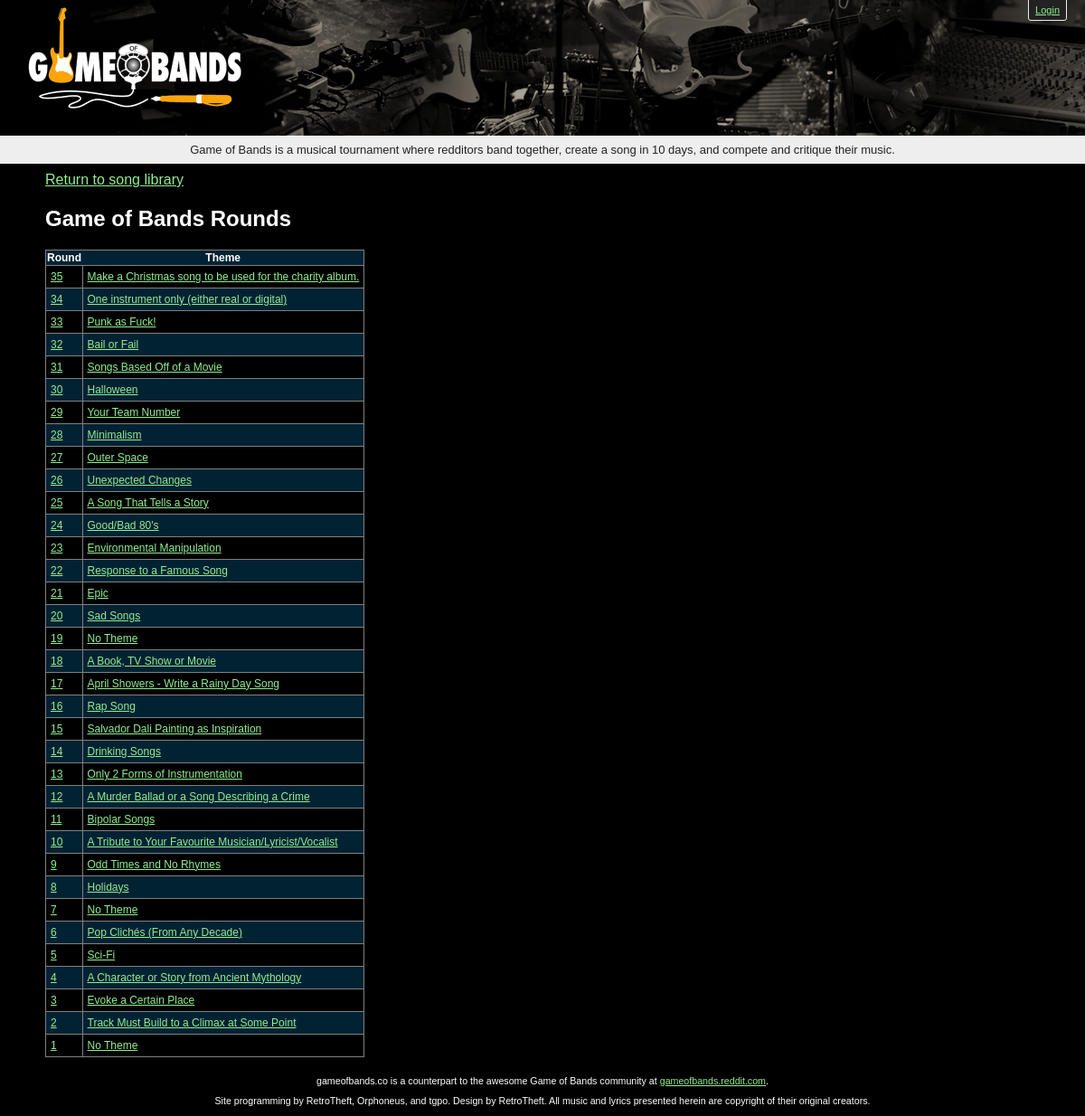
The page /all_rounds on the database its author committed.
### tables this page shows
CREATE TABLE IF NOT EXISTS `rounds` (
  `number` int(3) NOT NULL,
  `theme` varchar(100) DEFAULT NULL,
  `signupID` text NOT NULL,
  `musiciansSignupID` text NOT NULL,
  `lyricistsSignupID` text NOT NULL,
  `vocalistSignupID` text NOT NULL,
  `consolidationID` text NOT NULL,
  `themeID` text NOT NULL,
  `songvotingthreadID` text NOT NULL
);

### src/query.php (the view, shortened to what this page needs)
<?php
function a_round($number,$name) {
  return "<a class='round' href='/round/".$number."'>".$name."</a>";
}

### src/view_rounds.php (shortened to what this page needs)
<aside id="otherviews">
  <a href='/index.php' class="returnhome">Return to song library</a>
</aside>
<h2>Game of Bands Rounds</h2>
<section id="roundlist">
<?php
  require_once('query.php');
  $db     = database_connect();
  $rounds = $db->query('SELECT * FROM rounds ORDER by number DESC');
	echo "<table id='roundtable'>";
	echo "<thead><tr><th>Round</th><th>Theme</th></tr></thead><tbody>";
	foreach ($rounds as $row) {
		echo "<tr>";
	  echo "<td class='round'>".a_round($row['number'],$row['number'])."</td>";
	  echo "<td class='theme'>".a_round($row['number'],$row['theme'] )."</td>";
	  echo "</tr>";
	}
	echo "</table></tbody>";
?>
</section>

### stylesheet.css (style rules this page uses)
body { margin: 0px; background-color: black; font-family: avenir next, lucida-grande, verdana, sans-serif; color: white; }
table { font-size: 9pt; }
table, tr, td { border:1px solid grey; border-collapse:collapse; }
thead th, tr:nth-child(even) { background-color:#023; }
tr:nth-child(odd) { background-color:#000; }
td { padding: 5px; }
a { color:lightgreen }

### rows shown on the page
rounds: number "35 Make a Christmas song to be used for the charity album."
rounds: number "34 One instrument only (either real or digital)"
rounds: number "33 Punk as Fuck!"
rounds: number "32 Bail or Fail"
rounds: number "31 Songs Based Off of a Movie"
rounds: number "30 Halloween"
rounds: number "29 Your Team Number"
rounds: number "28 Minimalism"
rounds: number "27 Outer Space"
rounds: number "26 Unexpected Changes"
rounds: number "25 A Song That Tells a Story"
rounds: number "24 Good/Bad 80's"
rounds: number "23 Environmental Manipulation"
rounds: number "22 Response to a Famous Song"
rounds: number "21 Epic"
rounds: number "20 Sad Songs"
rounds: number "19 No Theme"
rounds: number "18 A Book, TV Show or Movie"
rounds: number "17 April Showers - Write a Rainy Day Song"
rounds: number "16 Rap Song"
rounds: number "15 Salvador Dali Painting as Inspiration"
rounds: number "14 Drinking Songs"
rounds: number "13 Only 2 Forms of Instrumentation"
rounds: number "12 A Murder Ballad or a Song Describing a Crime"
rounds: number "11 Bipolar Songs"
rounds: number "10 A Tribute to Your Favourite Musician/Lyricist/Vocalist"
rounds: number "9 Odd Times and No Rhymes"
rounds: number "8 Holidays"
rounds: number "7 No Theme"
rounds: number "6 Pop Clichés (From Any Decade)"
rounds: number "5 Sci-Fi"
rounds: number "4 A Character or Story from Ancient Mythology"
rounds: number "3 Evoke a Certain Place"
rounds: number "2 Track Must Build to a Climax at Some Point"
rounds: number "1 No Theme"
